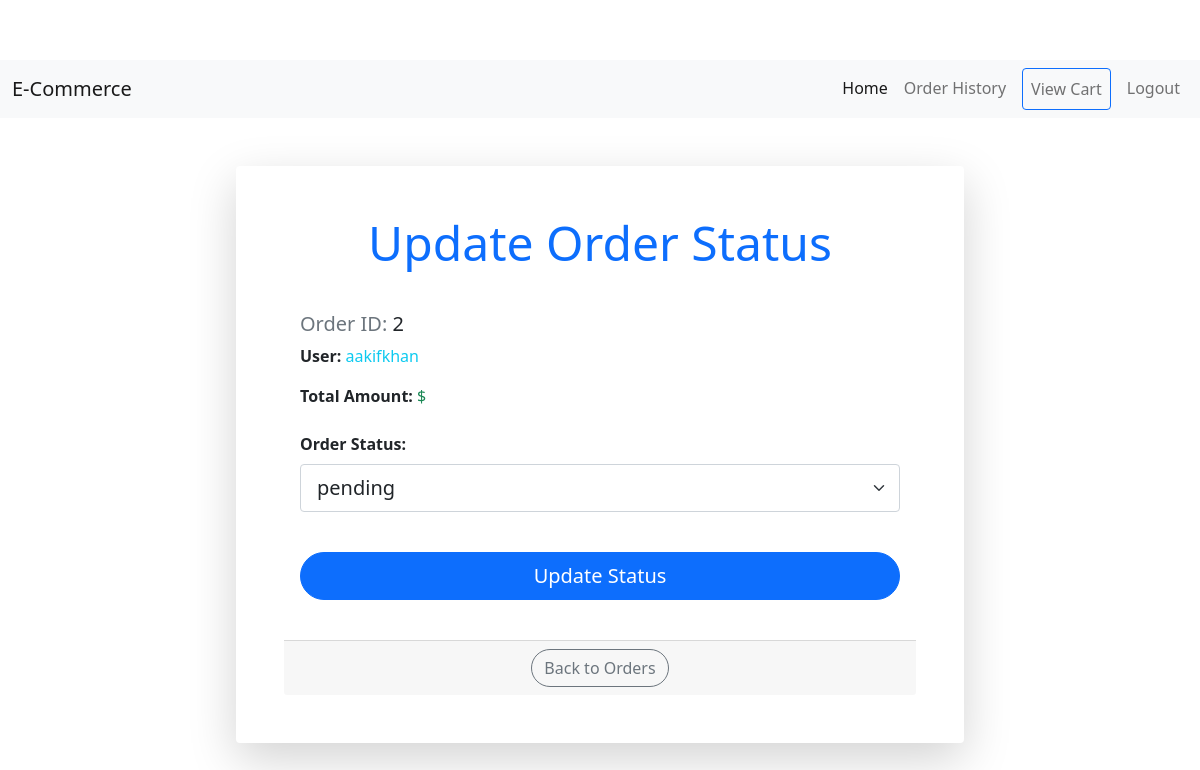
The page /admin/order/update/2 (signed in) on the database as committed earlier.
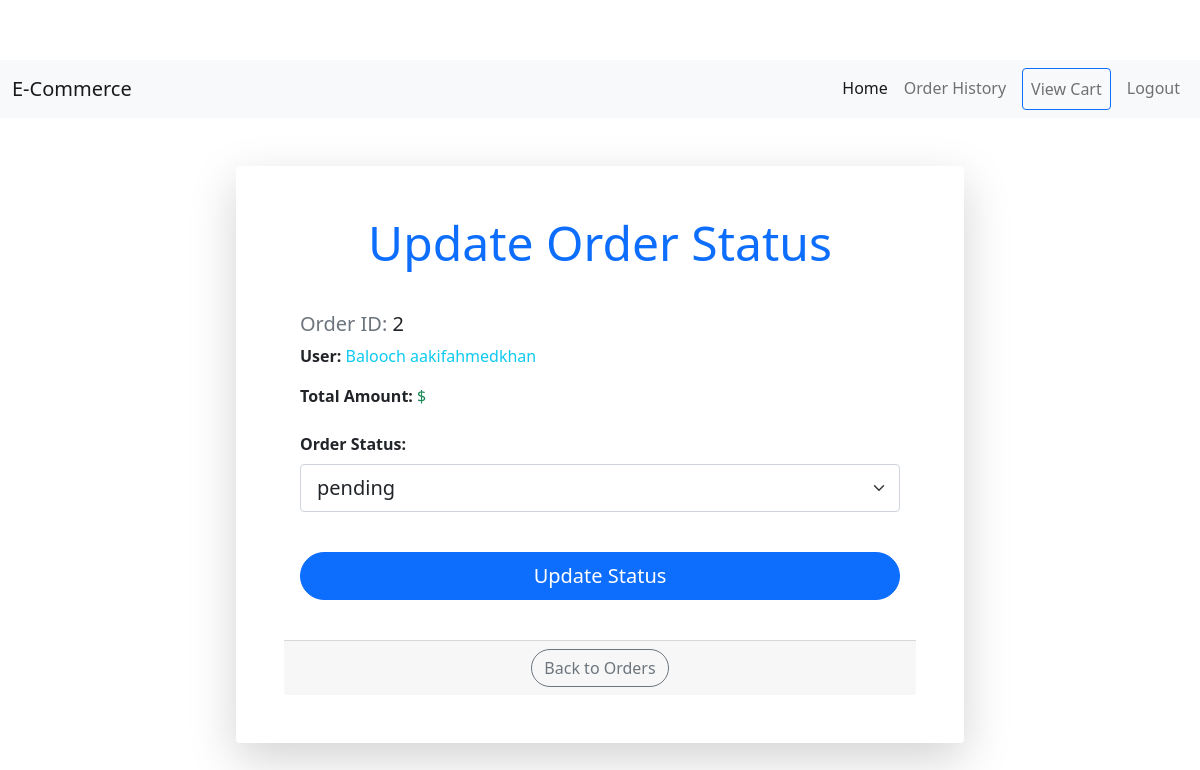
The same page on the database as committed later.
### model.py (models this page shows)
class User(UserMixin, db.Model):
    __tablename__ = "users"
    id: Mapped[int] = mapped_column(Integer, primary_key=True)
    email: Mapped[str] = mapped_column(String(100), unique=True)
    password: Mapped[str] = mapped_column(String(100))
    name: Mapped[str] = mapped_column(String(100))
    street: Mapped[str] = mapped_column(String(250))
    city: Mapped[str] = mapped_column(String(15))
    state: Mapped[str] = mapped_column(String(10))
    postal_code: Mapped[str] = mapped_column(String(15))
    country: Mapped[str] = mapped_column(String(15))
    phone_number: Mapped[str] = mapped_column(String(20))
    cart = relationship("Cart", back_populates="user", uselist=False)
    orders = relationship("Order", back_populates="user")

### main.py (the view)
@app.route('/admin/order/update/<int:order_id>', methods=['GET', 'POST'])
@admin_only
def update_order_status(order_id):
    order = Order.query.get(order_id)
    if not order:
        return redirect(url_for('admin_dashboard'))
    form = UpdateOrderStatusForm()
    if form.validate_on_submit():
        order.status = form.status.data
        db.session.commit()
        return redirect(url_for('admin_orders'))
    order_items = OrderItem.query.filter_by(order_id=order_id).all()
    return render_template('update_order_status.html', form=form, order=order)

### forms.py
class UpdateOrderStatusForm(FlaskForm):
    status = SelectField("Order Status", choices=[
        ("pending", "pending"),
        ("Shipped", "Shipped"),
        ("Delivered", "Delivered"),
        ("Cancelled", "Cancelled")
    ], validators=[DataRequired()])
    submit = SubmitField("Update Status")

### main.py (called while the page is built)
@login_manager.user_loader
def load_user(user_id):
    return db.get_or_404(User, user_id)

def admin_only(f):
    @wraps(f)
    def decorated_function(*args, **kwargs):
        if current_user.id != 1:
            return abort(403)
        return f(*args, **kwargs)
    return decorated_function

### templates/update_order_status.html (shortened to what this page needs)
{% extends "base.html" %}
{% block content %}
<div class="container mt-5">
    <div class="d-flex justify-content-center">
        <div class="col-lg-8 col-md-10">
            <div class="card shadow-lg border-0 rounded-lg p-5">
                <h2 class="text-center mb-4 display-5 text-primary">Update Order Status</h2>
                <div class="card-body">
                    <div class="mb-4">
                        <h5 class="text-muted">Order ID: <span class="text-dark">{{ order.id }}</span></h5>
                        <p><strong>User:</strong> <span class="text-info">{{ order.user.name }}</span></p>
                        <p><strong>Total Amount:</strong> <span class="text-success">${{ total_price }}</span></p>
                    </div>
                    <form action="{{ url_for('update_order_status', order_id=order.id) }}" method="post">
                        <div class="form-group mb-4">
                            <label for="status" class="form-label text-dark"><strong>Order Status:</strong></label>
                            {{ form.status(class="form-select form-select-lg rounded") }}
                        </div>
                        <button type="submit" class="btn btn-primary btn-lg w-100 rounded-pill mt-3">Update Status</button>
                    </form>
                </div>
                <div class="card-footer text-center mt-4">
                    <a href="{{ url_for('admin_orders') }}" class="btn btn-outline-secondary rounded-pill">Back to Orders</a>
                </div>
            </div>
        </div>
    </div>
</div>
{% endblock %}

Rows that differ between the two databases and show on the page:
changed User: user.name "aakifkhan" → "Balooch aakifahmedkhan"
